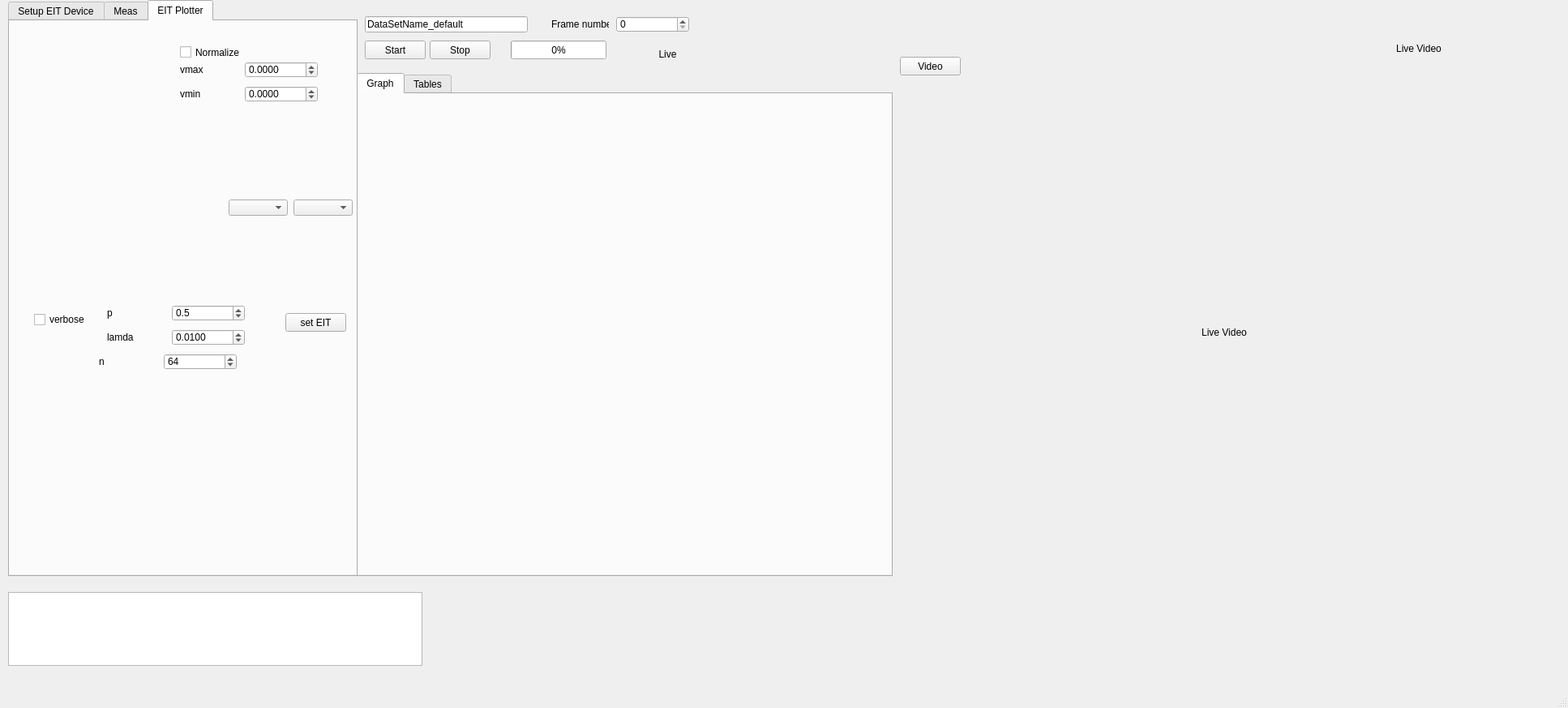
<?xml version="1.0" encoding="UTF-8"?>
<ui version="4.0">
 <class>MainWindow</class>
 <widget class="QMainWindow" name="MainWindow">
  <property name="geometry">
   <rect>
    <x>0</x>
    <y>0</y>
    <width>1934</width>
    <height>873</height>
   </rect>
  </property>
  <property name="windowTitle">
   <string>MainWindow</string>
  </property>
  <widget class="QWidget" name="centralwidget">
   <widget class="QTextEdit" name="textEditlog">
    <property name="geometry">
     <rect>
      <x>10</x>
      <y>730</y>
      <width>511</width>
      <height>91</height>
     </rect>
    </property>
   </widget>
   <widget class="QPushButton" name="pB_Start">
    <property name="geometry">
     <rect>
      <x>450</x>
      <y>50</y>
      <width>75</width>
      <height>23</height>
     </rect>
    </property>
    <property name="statusTip">
     <string>Start measurement</string>
    </property>
    <property name="autoFillBackground">
     <bool>false</bool>
    </property>
    <property name="text">
     <string>Start</string>
    </property>
   </widget>
   <widget class="QPushButton" name="pB_Stop">
    <property name="geometry">
     <rect>
      <x>530</x>
      <y>50</y>
      <width>75</width>
      <height>23</height>
     </rect>
    </property>
    <property name="statusTip">
     <string>Stop measurement</string>
    </property>
    <property name="autoFillBackground">
     <bool>false</bool>
    </property>
    <property name="text">
     <string>Stop</string>
    </property>
   </widget>
   <widget class="QTabWidget" name="tabWidget">
    <property name="geometry">
     <rect>
      <x>10</x>
      <y>0</y>
      <width>431</width>
      <height>711</height>
     </rect>
    </property>
    <property name="currentIndex">
     <number>2</number>
    </property>
    <widget class="QWidget" name="tab">
     <attribute name="title">
      <string>Setup EIT Device</string>
     </attribute>
     <widget class="QPushButton" name="pB_SaveSetup">
      <property name="geometry">
       <rect>
        <x>340</x>
        <y>110</y>
        <width>75</width>
        <height>23</height>
       </rect>
      </property>
      <property name="statusTip">
       <string>Save parameters to files (*.xlsx)</string>
      </property>
      <property name="autoFillBackground">
       <bool>false</bool>
      </property>
      <property name="text">
       <string>Save_Setup</string>
      </property>
     </widget>
     <widget class="QPushButton" name="pB_connect">
      <property name="geometry">
       <rect>
        <x>182</x>
        <y>20</y>
        <width>75</width>
        <height>23</height>
       </rect>
      </property>
      <property name="statusTip">
       <string>Connect to the selected serial port</string>
      </property>
      <property name="autoFillBackground">
       <bool>false</bool>
      </property>
      <property name="text">
       <string>Connect</string>
      </property>
     </widget>
     <widget class="QLabel" name="status_device">
      <property name="geometry">
       <rect>
        <x>10</x>
        <y>57</y>
        <width>401</width>
        <height>16</height>
       </rect>
      </property>
      <property name="statusTip">
       <string/>
      </property>
      <property name="autoFillBackground">
       <bool>true</bool>
      </property>
      <property name="text">
       <string>Not Connected</string>
      </property>
     </widget>
     <widget class="QPushButton" name="pB_LoadSetup">
      <property name="geometry">
       <rect>
        <x>260</x>
        <y>110</y>
        <width>75</width>
        <height>23</height>
       </rect>
      </property>
      <property name="statusTip">
       <string>Load parameters from file (*.xlsx)</string>
      </property>
      <property name="autoFillBackground">
       <bool>false</bool>
      </property>
      <property name="text">
       <string>Load_Setup</string>
      </property>
     </widget>
     <widget class="QComboBox" name="cB_comport">
      <property name="geometry">
       <rect>
        <x>10</x>
        <y>20</y>
        <width>81</width>
        <height>22</height>
       </rect>
      </property>
      <property name="toolTip">
       <string/>
      </property>
      <property name="statusTip">
       <string>Available serial port list</string>
      </property>
     </widget>
     <widget class="QPushButton" name="pB_refresh">
      <property name="enabled">
       <bool>true</bool>
      </property>
      <property name="geometry">
       <rect>
        <x>102</x>
        <y>20</y>
        <width>75</width>
        <height>23</height>
       </rect>
      </property>
      <property name="toolTip">
       <string>test</string>
      </property>
      <property name="statusTip">
       <string>Refresh the available serial port list</string>
      </property>
      <property name="autoFillBackground">
       <bool>false</bool>
      </property>
      <property name="text">
       <string>Refresh</string>
      </property>
     </widget>
     <widget class="QPushButton" name="pB_Set_Setup">
      <property name="enabled">
       <bool>true</bool>
      </property>
      <property name="geometry">
       <rect>
        <x>10</x>
        <y>110</y>
        <width>75</width>
        <height>23</height>
       </rect>
      </property>
      <property name="statusTip">
       <string>Send measurements parameters to connected device</string>
      </property>
      <property name="autoFillBackground">
       <bool>false</bool>
      </property>
      <property name="text">
       <string>Set_Setup</string>
      </property>
     </widget>
     <widget class="QWidget" name="formLayoutWidget_2">
      <property name="geometry">
       <rect>
        <x>10</x>
        <y>150</y>
        <width>211</width>
        <height>204</height>
       </rect>
      </property>
      <layout class="QFormLayout" name="LayoutParameters">
       <property name="horizontalSpacing">
        <number>6</number>
       </property>
       <item row="0" column="1">
        <widget class="QDoubleSpinBox" name="Current_Amplitude">
         <property name="decimals">
          <number>4</number>
         </property>
         <property name="minimum">
          <double>0.000100000000000</double>
         </property>
         <property name="maximum">
          <double>10.000000000000000</double>
         </property>
         <property name="singleStep">
          <double>0.100000000000000</double>
         </property>
        </widget>
       </item>
       <item row="1" column="0">
        <widget class="QLabel" name="label_Burst">
         <property name="text">
          <string>Burst number</string>
         </property>
        </widget>
       </item>
       <item row="1" column="1">
        <widget class="QSpinBox" name="Burst">
         <property name="maximum">
          <number>255</number>
         </property>
        </widget>
       </item>
       <item row="2" column="0">
        <widget class="QLabel" name="label_minF">
         <property name="text">
          <string>min Frequency [Hz]</string>
         </property>
        </widget>
       </item>
       <item row="3" column="0">
        <widget class="QLabel" name="label_maxF">
         <property name="text">
          <string>max Frequency [Hz]</string>
         </property>
        </widget>
       </item>
       <item row="4" column="0">
        <widget class="QLabel" name="label_Steps">
         <property name="text">
          <string>Steps number</string>
         </property>
        </widget>
       </item>
       <item row="4" column="1">
        <widget class="QSpinBox" name="Steps">
         <property name="maximum">
          <number>255</number>
         </property>
        </widget>
       </item>
       <item row="5" column="0">
        <widget class="QLabel" name="label_Burst_5">
         <property name="text">
          <string>Scale</string>
         </property>
        </widget>
       </item>
       <item row="5" column="1">
        <widget class="QComboBox" name="cB_Scale">
         <property name="editable">
          <bool>false</bool>
         </property>
         <property name="maxVisibleItems">
          <number>2</number>
         </property>
        </widget>
       </item>
       <item row="6" column="0">
        <widget class="QLabel" name="label_FrameRate">
         <property name="text">
          <string>Frame rate [fps]</string>
         </property>
        </widget>
       </item>
       <item row="6" column="1">
        <widget class="QDoubleSpinBox" name="FrameRate">
         <property name="decimals">
          <number>3</number>
         </property>
         <property name="maximum">
          <double>100.000000000000000</double>
         </property>
         <property name="singleStep">
          <double>0.001000000000000</double>
         </property>
        </widget>
       </item>
       <item row="0" column="0">
        <widget class="QLabel" name="label_Current_Amplitude">
         <property name="text">
          <string>Current Amplitude [mA]</string>
         </property>
        </widget>
       </item>
       <item row="3" column="1">
        <widget class="QDoubleSpinBox" name="maxF">
         <property name="autoFillBackground">
          <bool>false</bool>
         </property>
         <property name="minimum">
          <double>100.000000000000000</double>
         </property>
         <property name="maximum">
          <double>1000000.000000000000000</double>
         </property>
        </widget>
       </item>
       <item row="2" column="1">
        <widget class="QDoubleSpinBox" name="minF">
         <property name="minimum">
          <double>100.000000000000000</double>
         </property>
         <property name="maximum">
          <double>1000000.000000000000000</double>
         </property>
        </widget>
       </item>
       <item row="7" column="1">
        <widget class="QDoubleSpinBox" name="MaxFrameRate">
         <property name="decimals">
          <number>3</number>
         </property>
         <property name="maximum">
          <double>100.000000000000000</double>
         </property>
         <property name="singleStep">
          <double>0.001000000000000</double>
         </property>
        </widget>
       </item>
       <item row="7" column="0">
        <widget class="QLabel" name="label_maxFrameRate">
         <property name="text">
          <string>max Frame rate [fps]</string>
         </property>
        </widget>
       </item>
      </layout>
     </widget>
     <widget class="QPushButton" name="pB_disconnect">
      <property name="geometry">
       <rect>
        <x>262</x>
        <y>20</y>
        <width>75</width>
        <height>23</height>
       </rect>
      </property>
      <property name="toolTip">
       <string/>
      </property>
      <property name="statusTip">
       <string>Disconnect the serial port</string>
      </property>
      <property name="autoFillBackground">
       <bool>false</bool>
      </property>
      <property name="text">
       <string>Disconnect</string>
      </property>
     </widget>
     <widget class="QWidget" name="verticalLayoutWidget">
      <property name="geometry">
       <rect>
        <x>240</x>
        <y>150</y>
        <width>121</width>
        <height>421</height>
       </rect>
      </property>
      <layout class="QVBoxLayout" name="vLayoutExcitationPattern">
       <item>
        <widget class="QLabel" name="label_ExcitationPattern">
         <property name="text">
          <string>Excitation pattern</string>
         </property>
        </widget>
       </item>
       <item>
        <widget class="QTableWidget" name="Excitation_pattern">
         <attribute name="horizontalHeaderDefaultSectionSize">
          <number>40</number>
         </attribute>
         <column>
          <property name="text">
           <string>Inj+ </string>
          </property>
         </column>
         <column>
          <property name="text">
           <string>Inj-</string>
          </property>
         </column>
        </widget>
       </item>
      </layout>
     </widget>
     <widget class="QPushButton" name="pB_Get_Setup">
      <property name="geometry">
       <rect>
        <x>90</x>
        <y>110</y>
        <width>75</width>
        <height>23</height>
       </rect>
      </property>
      <property name="statusTip">
       <string>Ask measurements parameters from connected device</string>
      </property>
      <property name="autoFillBackground">
       <bool>false</bool>
      </property>
      <property name="text">
       <string>Get_Setup</string>
      </property>
     </widget>
     <widget class="QPushButton" name="pB_Reset">
      <property name="geometry">
       <rect>
        <x>170</x>
        <y>110</y>
        <width>75</width>
        <height>23</height>
       </rect>
      </property>
      <property name="statusTip">
       <string>Software reset of the device (reconnection needed after 10-15 sec)</string>
      </property>
      <property name="autoFillBackground">
       <bool>false</bool>
      </property>
      <property name="text">
       <string>Reset</string>
      </property>
     </widget>
     <widget class="QWidget" name="formLayoutWidget">
      <property name="geometry">
       <rect>
        <x>10</x>
        <y>400</y>
        <width>201</width>
        <height>166</height>
       </rect>
      </property>
      <layout class="QFormLayout" name="LayoutComConfig">
       <item row="0" column="0">
        <widget class="QLabel" name="label_SN">
         <property name="text">
          <string>S/N</string>
         </property>
        </widget>
       </item>
       <item row="0" column="1">
        <widget class="QLineEdit" name="SN">
         <property name="toolTip">
          <string/>
         </property>
         <property name="whatsThis">
          <string/>
         </property>
         <property name="inputMask">
          <string extracomment="IP_Adress"/>
         </property>
         <property name="frame">
          <bool>true</bool>
         </property>
        </widget>
       </item>
       <item row="1" column="0">
        <widget class="QLabel" name="label_IP">
         <property name="text">
          <string>IP Adress</string>
         </property>
        </widget>
       </item>
       <item row="1" column="1">
        <widget class="QLineEdit" name="IP_Adress">
         <property name="toolTip">
          <string/>
         </property>
         <property name="whatsThis">
          <string/>
         </property>
         <property name="inputMask">
          <string extracomment="IP_Adress"/>
         </property>
         <property name="frame">
          <bool>true</bool>
         </property>
        </widget>
       </item>
       <item row="2" column="0">
        <widget class="QLabel" name="label_3">
         <property name="text">
          <string>MAC Adress</string>
         </property>
        </widget>
       </item>
       <item row="2" column="1">
        <widget class="QLineEdit" name="MAC_Adress"/>
       </item>
       <item row="3" column="1">
        <widget class="QCheckBox" name="DHCP_Activated">
         <property name="text">
          <string>DHCP_Activated</string>
         </property>
         <property name="checked">
          <bool>false</bool>
         </property>
        </widget>
       </item>
       <item row="4" column="1">
        <widget class="QCheckBox" name="Excitation_Stamp">
         <property name="text">
          <string>Excitation_Stamp</string>
         </property>
         <property name="checked">
          <bool>false</bool>
         </property>
        </widget>
       </item>
       <item row="5" column="1">
        <widget class="QCheckBox" name="Current_Stamp">
         <property name="text">
          <string>Current_Stamp</string>
         </property>
         <property name="checked">
          <bool>false</bool>
         </property>
        </widget>
       </item>
       <item row="6" column="1">
        <widget class="QCheckBox" name="Time_Stamp">
         <property name="text">
          <string>Time_Stamp</string>
         </property>
         <property name="checked">
          <bool>false</bool>
         </property>
        </widget>
       </item>
       <item row="4" column="0">
        <widget class="QLabel" name="label_OutputConfig">
         <property name="text">
          <string>Output config</string>
         </property>
        </widget>
       </item>
      </layout>
     </widget>
     <widget class="QScrollBar" name="hsb">
      <property name="geometry">
       <rect>
        <x>80</x>
        <y>630</y>
        <width>160</width>
        <height>16</height>
       </rect>
      </property>
      <property name="orientation">
       <enum>Qt::Horizontal</enum>
      </property>
     </widget>
     <widget class="QPushButton" name="pB_loadinjpattern">
      <property name="geometry">
       <rect>
        <x>290</x>
        <y>600</y>
        <width>75</width>
        <height>23</height>
       </rect>
      </property>
      <property name="statusTip">
       <string>Save parameters to files (*.xlsx)</string>
      </property>
      <property name="autoFillBackground">
       <bool>false</bool>
      </property>
      <property name="text">
       <string>Save_Setup</string>
      </property>
     </widget>
    </widget>
    <widget class="QWidget" name="tab_2">
     <attribute name="title">
      <string>Meas</string>
     </attribute>
     <widget class="QPushButton" name="pB_ImagRec">
      <property name="geometry">
       <rect>
        <x>340</x>
        <y>260</y>
        <width>75</width>
        <height>23</height>
       </rect>
      </property>
      <property name="statusTip">
       <string>Save dataset to file (*.dat)</string>
      </property>
      <property name="autoFillBackground">
       <bool>false</bool>
      </property>
      <property name="text">
       <string>Reconstruct</string>
      </property>
     </widget>
     <widget class="QPushButton" name="pB_LoadDataSet">
      <property name="geometry">
       <rect>
        <x>330</x>
        <y>10</y>
        <width>75</width>
        <height>23</height>
       </rect>
      </property>
      <property name="statusTip">
       <string>Load dataset from file (*.dat)</string>
      </property>
      <property name="autoFillBackground">
       <bool>false</bool>
      </property>
      <property name="text">
       <string>LoadDataSet</string>
      </property>
     </widget>
     <widget class="QTextEdit" name="textEdit">
      <property name="geometry">
       <rect>
        <x>20</x>
        <y>10</y>
        <width>301</width>
        <height>211</height>
       </rect>
      </property>
     </widget>
     <widget class="QPushButton" name="pB_Plot">
      <property name="geometry">
       <rect>
        <x>340</x>
        <y>220</y>
        <width>75</width>
        <height>23</height>
       </rect>
      </property>
      <property name="statusTip">
       <string>Plot.....</string>
      </property>
      <property name="autoFillBackground">
       <bool>false</bool>
      </property>
      <property name="text">
       <string>Plot</string>
      </property>
     </widget>
     <widget class="QPushButton" name="pB_Uplot">
      <property name="geometry">
       <rect>
        <x>340</x>
        <y>190</y>
        <width>75</width>
        <height>23</height>
       </rect>
      </property>
      <property name="statusTip">
       <string>Plot the U-Shape diagramm</string>
      </property>
      <property name="autoFillBackground">
       <bool>false</bool>
      </property>
      <property name="text">
       <string>Uplot</string>
      </property>
     </widget>
     <widget class="QComboBox" name="cB_Frame_indx">
      <property name="geometry">
       <rect>
        <x>340</x>
        <y>110</y>
        <width>69</width>
        <height>22</height>
       </rect>
      </property>
     </widget>
     <widget class="QLabel" name="label_Frame_indx">
      <property name="geometry">
       <rect>
        <x>340</x>
        <y>70</y>
        <width>91</width>
        <height>31</height>
       </rect>
      </property>
      <property name="text">
       <string>Actual Frame#</string>
      </property>
     </widget>
     <widget class="QWidget" name="gridLayoutWidget_2">
      <property name="geometry">
       <rect>
        <x>20</x>
        <y>420</y>
        <width>260</width>
        <height>80</height>
       </rect>
      </property>
      <layout class="QGridLayout" name="gridLayout_2">
       <item row="0" column="0">
        <widget class="QRadioButton" name="showReal">
         <property name="text">
          <string>Real</string>
         </property>
         <property name="checked">
          <bool>true</bool>
         </property>
        </widget>
       </item>
       <item row="1" column="0">
        <widget class="QRadioButton" name="showImag">
         <property name="text">
          <string>Image</string>
         </property>
        </widget>
       </item>
       <item row="1" column="1">
        <widget class="QRadioButton" name="showPhase">
         <property name="text">
          <string>Phase</string>
         </property>
        </widget>
       </item>
       <item row="2" column="0">
        <widget class="QCheckBox" name="showAbsValue">
         <property name="text">
          <string>Show absolute values</string>
         </property>
        </widget>
       </item>
       <item row="0" column="1">
        <widget class="QRadioButton" name="showMagnitude">
         <property name="text">
          <string>Magnitude</string>
         </property>
        </widget>
       </item>
      </layout>
     </widget>
     <widget class="QWidget" name="gridLayoutWidget">
      <property name="geometry">
       <rect>
        <x>20</x>
        <y>325</y>
        <width>345</width>
        <height>81</height>
       </rect>
      </property>
      <layout class="QGridLayout" name="gridLayout">
       <property name="verticalSpacing">
        <number>2</number>
       </property>
       <item row="0" column="2">
        <widget class="QLabel" name="label_vmax_2">
         <property name="text">
          <string>in Hz</string>
         </property>
        </widget>
       </item>
       <item row="1" column="0">
        <widget class="QRadioButton" name="rB_TimeDiff">
         <property name="text">
          <string>Time-difference</string>
         </property>
        </widget>
       </item>
       <item row="2" column="0">
        <widget class="QRadioButton" name="rB_FreqDiff">
         <property name="text">
          <string>Frequency-difference</string>
         </property>
        </widget>
       </item>
       <item row="1" column="1">
        <widget class="QComboBox" name="cB_Frequency4TD">
         <property name="currentText">
          <string notr="true"/>
         </property>
        </widget>
       </item>
       <item row="1" column="3">
        <widget class="QPushButton" name="pB_UpdateRef4TD">
         <property name="statusTip">
          <string>Start measurement</string>
         </property>
         <property name="autoFillBackground">
          <bool>false</bool>
         </property>
         <property name="text">
          <string>Ref</string>
         </property>
        </widget>
       </item>
       <item row="2" column="1">
        <widget class="QComboBox" name="cB_Frequency4FD_0">
         <property name="currentText">
          <string/>
         </property>
        </widget>
       </item>
       <item row="2" column="3">
        <widget class="QComboBox" name="cB_Frequency4FD_1"/>
       </item>
       <item row="0" column="0">
        <widget class="QRadioButton" name="rB_RawData">
         <property name="text">
          <string>Single Meas. (absolut)</string>
         </property>
         <property name="checked">
          <bool>true</bool>
         </property>
        </widget>
       </item>
       <item row="0" column="1">
        <widget class="QComboBox" name="cB_Frequency"/>
       </item>
       <item row="2" column="2">
        <widget class="QLabel" name="label_vmax_4">
         <property name="text">
          <string>in Hz</string>
         </property>
        </widget>
       </item>
       <item row="1" column="2">
        <widget class="QLabel" name="label_vmax_3">
         <property name="text">
          <string>in Hz</string>
         </property>
        </widget>
       </item>
       <item row="2" column="4">
        <widget class="QLabel" name="label_vmax_5">
         <property name="text">
          <string>in Hz</string>
         </property>
        </widget>
       </item>
      </layout>
     </widget>
     <widget class="QWidget" name="gridLayoutWidget_3">
      <property name="geometry">
       <rect>
        <x>20</x>
        <y>230</y>
        <width>220</width>
        <height>80</height>
       </rect>
      </property>
      <layout class="QGridLayout" name="gridLayout_3">
       <item row="1" column="2">
        <widget class="QComboBox" name="cB_ReconstructionAlgorithm"/>
       </item>
       <item row="0" column="0">
        <widget class="QRadioButton" name="rB_plot_graph">
         <property name="text">
          <string>Graph</string>
         </property>
         <property name="checked">
          <bool>true</bool>
         </property>
        </widget>
       </item>
       <item row="1" column="0">
        <widget class="QRadioButton" name="rB_Image">
         <property name="text">
          <string>Image</string>
         </property>
        </widget>
       </item>
       <item row="1" column="1">
        <widget class="QLabel" name="label_vmax_6">
         <property name="text">
          <string>Reconstruction</string>
         </property>
        </widget>
       </item>
       <item row="0" column="2">
        <widget class="QCheckBox" name="checkB_diff">
         <property name="text">
          <string>Difference</string>
         </property>
        </widget>
       </item>
       <item row="0" column="1">
        <widget class="QCheckBox" name="checkB_Uplot">
         <property name="text">
          <string>Uplot</string>
         </property>
        </widget>
       </item>
      </layout>
     </widget>
     <widget class="QPushButton" name="pB_loadRef">
      <property name="geometry">
       <rect>
        <x>340</x>
        <y>150</y>
        <width>75</width>
        <height>23</height>
       </rect>
      </property>
      <property name="statusTip">
       <string>Save dataset to file (*.dat)</string>
      </property>
      <property name="autoFillBackground">
       <bool>false</bool>
      </property>
      <property name="text">
       <string>loadref</string>
      </property>
     </widget>
     <widget class="QCheckBox" name="checkB_YLog">
      <property name="geometry">
       <rect>
        <x>330</x>
        <y>460</y>
        <width>72</width>
        <height>17</height>
       </rect>
      </property>
      <property name="text">
       <string>y log</string>
      </property>
     </widget>
     <widget class="QDoubleSpinBox" name="eit_FEMRefinement">
      <property name="geometry">
       <rect>
        <x>250</x>
        <y>290</y>
        <width>90</width>
        <height>20</height>
       </rect>
      </property>
      <property name="decimals">
       <number>4</number>
      </property>
      <property name="minimum">
       <double>0.000000000000000</double>
      </property>
      <property name="maximum">
       <double>10.000000000000000</double>
      </property>
      <property name="singleStep">
       <double>0.001000000000000</double>
      </property>
      <property name="value">
       <double>0.100000000000000</double>
      </property>
     </widget>
     <widget class="QLabel" name="label_FEMRefinement">
      <property name="geometry">
       <rect>
        <x>250</x>
        <y>270</y>
        <width>91</width>
        <height>20</height>
       </rect>
      </property>
      <property name="text">
       <string>FEM Refinement</string>
      </property>
     </widget>
     <widget class="QDoubleSpinBox" name="replay_refresh_time">
      <property name="geometry">
       <rect>
        <x>290</x>
        <y>600</y>
        <width>90</width>
        <height>20</height>
       </rect>
      </property>
      <property name="decimals">
       <number>1</number>
      </property>
      <property name="minimum">
       <double>1.000000000000000</double>
      </property>
      <property name="maximum">
       <double>10.000000000000000</double>
      </property>
      <property name="singleStep">
       <double>1.000000000000000</double>
      </property>
      <property name="value">
       <double>1.000000000000000</double>
      </property>
     </widget>
     <widget class="QLabel" name="label_replay_refresh_time">
      <property name="geometry">
       <rect>
        <x>290</x>
        <y>580</y>
        <width>91</width>
        <height>20</height>
       </rect>
      </property>
      <property name="text">
       <string>Refresh time [s]</string>
      </property>
     </widget>
     <widget class="QSlider" name="Slider_replay_time">
      <property name="geometry">
       <rect>
        <x>10</x>
        <y>640</y>
        <width>411</width>
        <height>22</height>
       </rect>
      </property>
      <property name="orientation">
       <enum>Qt::Horizontal</enum>
      </property>
      <property name="tickPosition">
       <enum>QSlider::TicksAbove</enum>
      </property>
      <property name="tickInterval">
       <number>0</number>
      </property>
     </widget>
     <widget class="QPushButton" name="pB_gotoend">
      <property name="geometry">
       <rect>
        <x>110</x>
        <y>600</y>
        <width>25</width>
        <height>25</height>
       </rect>
      </property>
      <property name="statusTip">
       <string>Plot the U-Shape diagramm</string>
      </property>
      <property name="autoFillBackground">
       <bool>false</bool>
      </property>
      <property name="text">
       <string/>
      </property>
      <property name="icon">
       <iconset>
        <normaloff>icon_end.png</normaloff>icon_end.png</iconset>
      </property>
      <property name="autoDefault">
       <bool>false</bool>
      </property>
      <property name="flat">
       <bool>true</bool>
      </property>
     </widget>
     <widget class="QPushButton" name="pB_pause">
      <property name="geometry">
       <rect>
        <x>140</x>
        <y>600</y>
        <width>25</width>
        <height>25</height>
       </rect>
      </property>
      <property name="statusTip">
       <string>Plot the U-Shape diagramm</string>
      </property>
      <property name="autoFillBackground">
       <bool>false</bool>
      </property>
      <property name="text">
       <string/>
      </property>
      <property name="icon">
       <iconset>
        <normaloff>icon_pause.png</normaloff>icon_pause.png</iconset>
      </property>
      <property name="autoDefault">
       <bool>false</bool>
      </property>
      <property name="flat">
       <bool>true</bool>
      </property>
     </widget>
     <widget class="QPushButton" name="pB_play">
      <property name="geometry">
       <rect>
        <x>80</x>
        <y>600</y>
        <width>25</width>
        <height>25</height>
       </rect>
      </property>
      <property name="statusTip">
       <string>Plot the U-Shape diagramm</string>
      </property>
      <property name="autoFillBackground">
       <bool>false</bool>
      </property>
      <property name="text">
       <string/>
      </property>
      <property name="icon">
       <iconset>
        <normaloff>icon_play.png</normaloff>icon_play.png</iconset>
      </property>
      <property name="autoDefault">
       <bool>false</bool>
      </property>
      <property name="flat">
       <bool>true</bool>
      </property>
     </widget>
     <widget class="QPushButton" name="pB_backbegin">
      <property name="geometry">
       <rect>
        <x>50</x>
        <y>600</y>
        <width>25</width>
        <height>25</height>
       </rect>
      </property>
      <property name="statusTip">
       <string>Plot the U-Shape diagramm</string>
      </property>
      <property name="autoFillBackground">
       <bool>false</bool>
      </property>
      <property name="text">
       <string/>
      </property>
      <property name="icon">
       <iconset>
        <normaloff>icon_begin.png</normaloff>icon_begin.png</iconset>
      </property>
      <property name="autoDefault">
       <bool>false</bool>
      </property>
      <property name="flat">
       <bool>true</bool>
      </property>
     </widget>
     <widget class="QPushButton" name="pB_stop">
      <property name="geometry">
       <rect>
        <x>170</x>
        <y>600</y>
        <width>25</width>
        <height>25</height>
       </rect>
      </property>
      <property name="statusTip">
       <string>Plot the U-Shape diagramm</string>
      </property>
      <property name="autoFillBackground">
       <bool>false</bool>
      </property>
      <property name="text">
       <string/>
      </property>
      <property name="icon">
       <iconset>
        <normaloff>icon_stop.png</normaloff>icon_stop.png</iconset>
      </property>
      <property name="autoDefault">
       <bool>false</bool>
      </property>
      <property name="flat">
       <bool>true</bool>
      </property>
     </widget>
    </widget>
    <widget class="QWidget" name="tab_6">
     <attribute name="title">
      <string>EIT Plotter</string>
     </attribute>
     <widget class="QDoubleSpinBox" name="scalePlot_vmax">
      <property name="geometry">
       <rect>
        <x>290</x>
        <y>50</y>
        <width>90</width>
        <height>20</height>
       </rect>
      </property>
      <property name="decimals">
       <number>4</number>
      </property>
      <property name="minimum">
       <double>-1000000000000000.000000000000000</double>
      </property>
      <property name="maximum">
       <double>1000000000000000.000000000000000</double>
      </property>
     </widget>
     <widget class="QLabel" name="label_vmax">
      <property name="geometry">
       <rect>
        <x>210</x>
        <y>50</y>
        <width>71</width>
        <height>20</height>
       </rect>
      </property>
      <property name="text">
       <string>vmax</string>
      </property>
     </widget>
     <widget class="QLabel" name="label_vmin">
      <property name="geometry">
       <rect>
        <x>210</x>
        <y>80</y>
        <width>71</width>
        <height>20</height>
       </rect>
      </property>
      <property name="text">
       <string>vmin</string>
      </property>
     </widget>
     <widget class="QDoubleSpinBox" name="scalePlot_vmin">
      <property name="geometry">
       <rect>
        <x>290</x>
        <y>80</y>
        <width>90</width>
        <height>20</height>
       </rect>
      </property>
      <property name="decimals">
       <number>4</number>
      </property>
      <property name="minimum">
       <double>-1000000000000000.000000000000000</double>
      </property>
      <property name="maximum">
       <double>1000000000000000.000000000000000</double>
      </property>
     </widget>
     <widget class="QCheckBox" name="normalize">
      <property name="geometry">
       <rect>
        <x>210</x>
        <y>30</y>
        <width>127</width>
        <height>17</height>
       </rect>
      </property>
      <property name="text">
       <string>Normalize</string>
      </property>
     </widget>
     <widget class="QCheckBox" name="cB_verbose">
      <property name="geometry">
       <rect>
        <x>30</x>
        <y>360</y>
        <width>70</width>
        <height>16</height>
       </rect>
      </property>
      <property name="text">
       <string>verbose</string>
      </property>
     </widget>
     <widget class="QLabel" name="label_vmax_9">
      <property name="geometry">
       <rect>
        <x>110</x>
        <y>410</y>
        <width>71</width>
        <height>20</height>
       </rect>
      </property>
      <property name="text">
       <string>n</string>
      </property>
     </widget>
     <widget class="QDoubleSpinBox" name="eit_n">
      <property name="geometry">
       <rect>
        <x>190</x>
        <y>410</y>
        <width>90</width>
        <height>20</height>
       </rect>
      </property>
      <property name="decimals">
       <number>0</number>
      </property>
      <property name="minimum">
       <double>-1000000000000000.000000000000000</double>
      </property>
      <property name="maximum">
       <double>1000000000000000.000000000000000</double>
      </property>
      <property name="value">
       <double>64.000000000000000</double>
      </property>
     </widget>
     <widget class="QPushButton" name="pB_set_eit">
      <property name="geometry">
       <rect>
        <x>340</x>
        <y>360</y>
        <width>75</width>
        <height>23</height>
       </rect>
      </property>
      <property name="statusTip">
       <string>Save dataset to file (*.dat)</string>
      </property>
      <property name="autoFillBackground">
       <bool>false</bool>
      </property>
      <property name="text">
       <string>set EIT</string>
      </property>
     </widget>
     <widget class="QLabel" name="label_vmax_7">
      <property name="geometry">
       <rect>
        <x>120</x>
        <y>350</y>
        <width>71</width>
        <height>20</height>
       </rect>
      </property>
      <property name="text">
       <string>p</string>
      </property>
     </widget>
     <widget class="QDoubleSpinBox" name="eit_lamda">
      <property name="geometry">
       <rect>
        <x>200</x>
        <y>380</y>
        <width>90</width>
        <height>20</height>
       </rect>
      </property>
      <property name="decimals">
       <number>4</number>
      </property>
      <property name="minimum">
       <double>-1000000000000000.000000000000000</double>
      </property>
      <property name="maximum">
       <double>1000000000000000.000000000000000</double>
      </property>
      <property name="value">
       <double>0.010000000000000</double>
      </property>
     </widget>
     <widget class="QLabel" name="label_vmax_8">
      <property name="geometry">
       <rect>
        <x>120</x>
        <y>380</y>
        <width>71</width>
        <height>20</height>
       </rect>
      </property>
      <property name="text">
       <string>lamda</string>
      </property>
     </widget>
     <widget class="QDoubleSpinBox" name="eit_p">
      <property name="geometry">
       <rect>
        <x>200</x>
        <y>350</y>
        <width>90</width>
        <height>20</height>
       </rect>
      </property>
      <property name="decimals">
       <number>1</number>
      </property>
      <property name="minimum">
       <double>-1000000000000000.000000000000000</double>
      </property>
      <property name="maximum">
       <double>1000000000000000.000000000000000</double>
      </property>
      <property name="value">
       <double>0.500000000000000</double>
      </property>
     </widget>
     <widget class="QComboBox" name="cB_Image_fille_format">
      <property name="geometry">
       <rect>
        <x>350</x>
        <y>220</y>
        <width>73</width>
        <height>20</height>
       </rect>
      </property>
      <property name="currentText">
       <string/>
      </property>
     </widget>
     <widget class="QComboBox" name="cB_Image_format">
      <property name="geometry">
       <rect>
        <x>270</x>
        <y>220</y>
        <width>73</width>
        <height>20</height>
       </rect>
      </property>
      <property name="currentText">
       <string/>
      </property>
     </widget>
    </widget>
   </widget>
   <widget class="QLineEdit" name="DataSetName">
    <property name="geometry">
     <rect>
      <x>450</x>
      <y>20</y>
      <width>201</width>
      <height>20</height>
     </rect>
    </property>
    <property name="text">
     <string>DataSetName_default</string>
    </property>
   </widget>
   <widget class="QProgressBar" name="progressBarFrame">
    <property name="geometry">
     <rect>
      <x>630</x>
      <y>50</y>
      <width>118</width>
      <height>23</height>
     </rect>
    </property>
    <property name="value">
     <number>0</number>
    </property>
    <property name="orientation">
     <enum>Qt::Horizontal</enum>
    </property>
   </widget>
   <widget class="QSpinBox" name="actualFramecnt">
    <property name="geometry">
     <rect>
      <x>760</x>
      <y>20</y>
      <width>90</width>
      <height>20</height>
     </rect>
    </property>
    <property name="maximum">
     <number>255</number>
    </property>
   </widget>
   <widget class="QLabel" name="label_actual_Frame_num">
    <property name="geometry">
     <rect>
      <x>680</x>
      <y>20</y>
      <width>71</width>
      <height>20</height>
     </rect>
    </property>
    <property name="text">
     <string>Frame number</string>
    </property>
   </widget>
   <widget class="QTabWidget" name="tabWidget_3">
    <property name="geometry">
     <rect>
      <x>440</x>
      <y>90</y>
      <width>661</width>
      <height>621</height>
     </rect>
    </property>
    <property name="currentIndex">
     <number>0</number>
    </property>
    <widget class="QWidget" name="tab_7">
     <attribute name="title">
      <string>Graph</string>
     </attribute>
     <widget class="QWidget" name="verticalLayoutWidget_2">
      <property name="geometry">
       <rect>
        <x>0</x>
        <y>10</y>
        <width>651</width>
        <height>581</height>
       </rect>
      </property>
      <layout class="QVBoxLayout" name="PlotLayout"/>
     </widget>
    </widget>
    <widget class="QWidget" name="tab_8">
     <attribute name="title">
      <string>Tables</string>
     </attribute>
     <widget class="QTabWidget" name="tabWidget_Z">
      <property name="geometry">
       <rect>
        <x>0</x>
        <y>10</y>
        <width>661</width>
        <height>591</height>
       </rect>
      </property>
      <property name="currentIndex">
       <number>2</number>
      </property>
      <widget class="QWidget" name="tab_3">
       <attribute name="title">
        <string>Z</string>
       </attribute>
       <widget class="QTableWidget" name="tableWidgetvoltages_Z">
        <property name="geometry">
         <rect>
          <x>0</x>
          <y>10</y>
          <width>651</width>
          <height>551</height>
         </rect>
        </property>
        <column>
         <property name="text">
          <string>Ch1</string>
         </property>
        </column>
        <column>
         <property name="text">
          <string>Ch2</string>
         </property>
        </column>
       </widget>
      </widget>
      <widget class="QWidget" name="tab_4">
       <attribute name="title">
        <string>Real</string>
       </attribute>
       <widget class="QTableWidget" name="tableWidgetvoltages_Z_real">
        <property name="geometry">
         <rect>
          <x>0</x>
          <y>10</y>
          <width>651</width>
          <height>551</height>
         </rect>
        </property>
        <column>
         <property name="text">
          <string>Ch1</string>
         </property>
        </column>
        <column>
         <property name="text">
          <string>Ch2</string>
         </property>
        </column>
       </widget>
      </widget>
      <widget class="QWidget" name="tab_5">
       <attribute name="title">
        <string>Imag</string>
       </attribute>
       <widget class="QTableWidget" name="tableWidgetvoltages_Z_imag">
        <property name="geometry">
         <rect>
          <x>0</x>
          <y>10</y>
          <width>651</width>
          <height>551</height>
         </rect>
        </property>
        <column>
         <property name="text">
          <string>Ch1</string>
         </property>
        </column>
        <column>
         <property name="text">
          <string>Ch2</string>
         </property>
        </column>
       </widget>
      </widget>
      <widget class="QWidget" name="tab_9">
       <attribute name="title">
        <string>Magnitude</string>
       </attribute>
      </widget>
      <widget class="QWidget" name="tab_10">
       <attribute name="title">
        <string>Phase</string>
       </attribute>
      </widget>
     </widget>
    </widget>
   </widget>
   <widget class="QLabel" name="label_LiveView">
    <property name="geometry">
     <rect>
      <x>800</x>
      <y>60</y>
      <width>47</width>
      <height>13</height>
     </rect>
    </property>
    <property name="text">
     <string>Live</string>
    </property>
    <property name="alignment">
     <set>Qt::AlignCenter</set>
    </property>
   </widget>
   <widget class="QPushButton" name="pB_Video">
    <property name="geometry">
     <rect>
      <x>1110</x>
      <y>70</y>
      <width>75</width>
      <height>23</height>
     </rect>
    </property>
    <property name="text">
     <string>Video</string>
    </property>
    <property name="shortcut">
     <string/>
    </property>
    <property name="checkable">
     <bool>true</bool>
    </property>
    <property name="checked">
     <bool>false</bool>
    </property>
   </widget>
   <widget class="QLabel" name="video_frame">
    <property name="geometry">
     <rect>
      <x>1110</x>
      <y>110</y>
      <width>800</width>
      <height>600</height>
     </rect>
    </property>
    <property name="cursor">
     <cursorShape>CrossCursor</cursorShape>
    </property>
    <property name="mouseTracking">
     <bool>true</bool>
    </property>
    <property name="autoFillBackground">
     <bool>false</bool>
    </property>
    <property name="frameShape">
     <enum>QFrame::NoFrame</enum>
    </property>
    <property name="frameShadow">
     <enum>QFrame::Plain</enum>
    </property>
    <property name="text">
     <string>Live Video</string>
    </property>
    <property name="alignment">
     <set>Qt::AlignCenter</set>
    </property>
   </widget>
   <widget class="QLabel" name="video_frame_miniature">
    <property name="geometry">
     <rect>
      <x>1600</x>
      <y>10</y>
      <width>300</width>
      <height>100</height>
     </rect>
    </property>
    <property name="mouseTracking">
     <bool>false</bool>
    </property>
    <property name="autoFillBackground">
     <bool>false</bool>
    </property>
    <property name="text">
     <string>Live Video</string>
    </property>
    <property name="alignment">
     <set>Qt::AlignCenter</set>
    </property>
   </widget>
  </widget>
  <widget class="QMenuBar" name="menubar">
   <property name="geometry">
    <rect>
     <x>0</x>
     <y>0</y>
     <width>1934</width>
     <height>21</height>
    </rect>
   </property>
  </widget>
  <widget class="QStatusBar" name="statusbar"/>
 </widget>
 <resources/>
 <connections/>
</ui>
